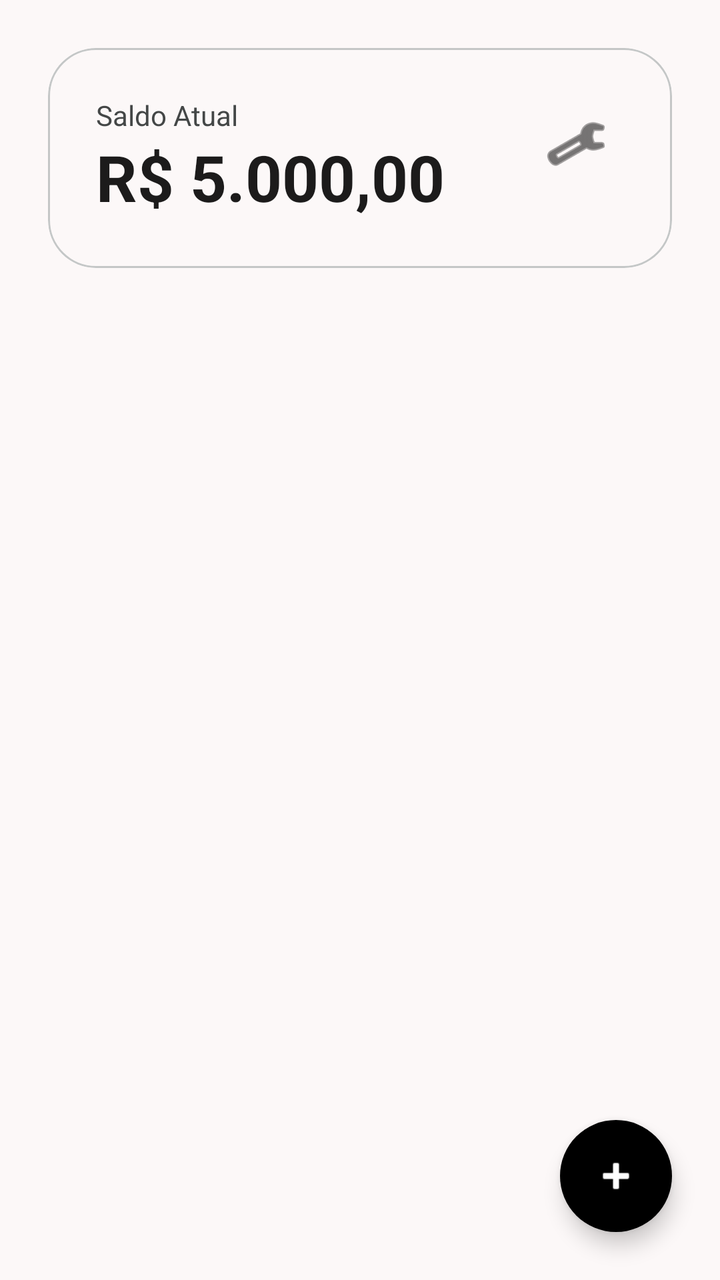
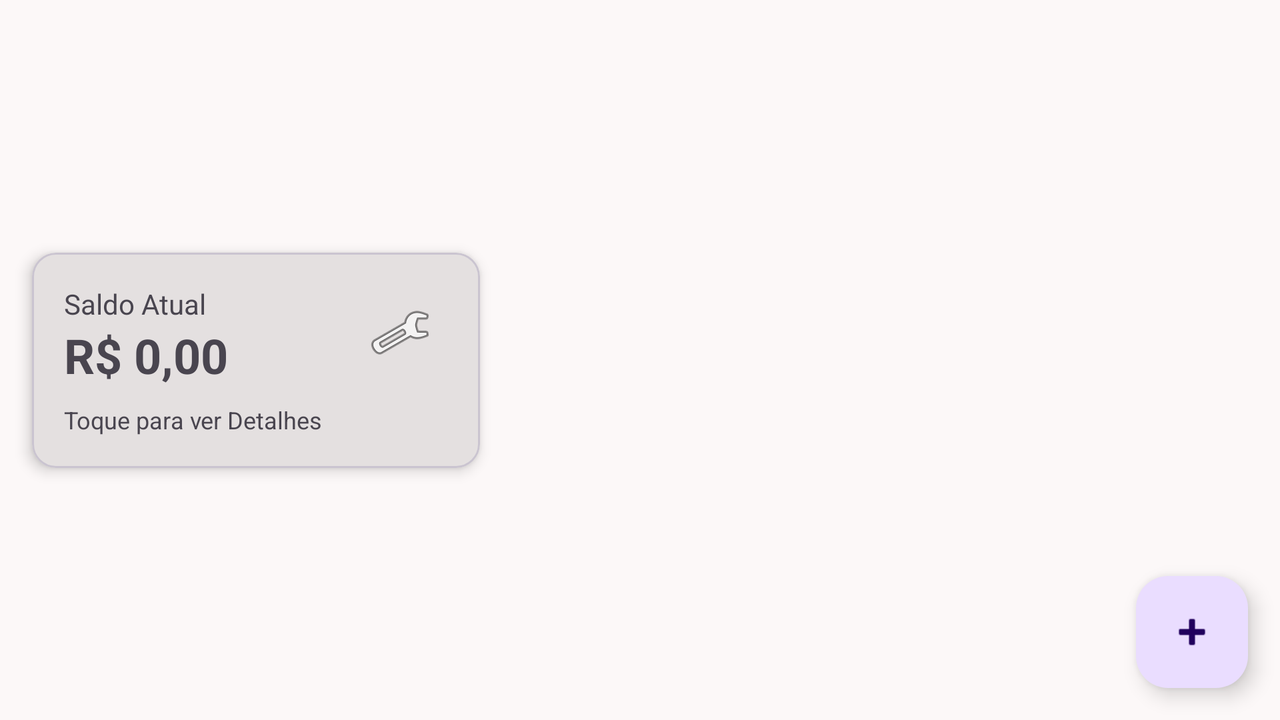

The same Android screen from two of the app's own layout files: first res/layout/ as a phone draws it, then the repository's variant for another configuration, drawn on a device whose configuration selects that folder. Both files follow.
<!-- AndroidManifest.xml: application theme Theme.Financeflow -->
<!-- res/layout/activity_main.xml -->
<?xml version="1.0" encoding="utf-8"?>
<androidx.constraintlayout.widget.ConstraintLayout
    xmlns:android="http://schemas.android.com/apk/res/android"
    xmlns:app="http://schemas.android.com/apk/res-auto"
    xmlns:tools="http://schemas.android.com/tools"
    android:layout_width="match_parent"
    android:layout_height="match_parent"
    android:background="@color/background"
    tools:context=".ui.MainActivity">

    <com.google.android.material.card.MaterialCardView
        android:id="@+id/cardSaldo"
        android:layout_width="match_parent"
        android:layout_height="wrap_content"
        android:layout_margin="24dp"
        app:cardBackgroundColor="@color/surface"
        app:cardCornerRadius="24dp"
        app:cardElevation="0dp"
        app:strokeColor="@color/outline_variant"
        app:strokeWidth="1dp"
        app:layout_constraintTop_toTopOf="parent">

        <androidx.constraintlayout.widget.ConstraintLayout
            android:layout_width="match_parent"
            android:layout_height="wrap_content"
            android:padding="24dp">

            <TextView
                android:id="@+id/tvLabelSaldo"
                android:layout_width="wrap_content"
                android:layout_height="wrap_content"
                android:text="@string/label_current_balance"
                android:textColor="@color/on_surface_variant"
                app:layout_constraintStart_toStartOf="parent"
                app:layout_constraintTop_toTopOf="parent" />

            <TextView
                android:id="@+id/tvSaldo"
                android:layout_width="wrap_content"
                android:layout_height="wrap_content"
                android:textSize="32sp"
                android:textStyle="bold"
                android:textColor="@color/on_surface"
                app:layout_constraintStart_toStartOf="parent"
                app:layout_constraintTop_toBottomOf="@id/tvLabelSaldo"
                tools:text="R$ 5.000,00" />

            <ImageButton
                android:id="@+id/btnSettings"
                android:layout_width="48dp"
                android:layout_height="48dp"
                android:background="?attr/selectableItemBackgroundBorderless"
                android:contentDescription="@string/cd_settings"
                android:src="@android:drawable/ic_menu_preferences"
                app:tint="@color/on_surface"
                app:layout_constraintEnd_toEndOf="parent"
                app:layout_constraintTop_toTopOf="parent" />

        </androidx.constraintlayout.widget.ConstraintLayout>
    </com.google.android.material.card.MaterialCardView>

    <androidx.recyclerview.widget.RecyclerView
        android:id="@+id/rvTransacoes"
        android:layout_width="0dp"
        android:layout_height="0dp"
        android:layout_marginTop="16dp"
        android:clipToPadding="false"
        android:paddingHorizontal="24dp"
        app:layout_constraintBottom_toBottomOf="parent"
        app:layout_constraintEnd_toEndOf="parent"
        app:layout_constraintStart_toStartOf="parent"
        app:layout_constraintTop_toBottomOf="@id/cardSaldo"
        tools:listitem="@layout/item_transacao" />

    <TextView
        android:id="@+id/tvEmptyState"
        android:layout_width="wrap_content"
        android:layout_height="wrap_content"
        android:text="@string/empty_state_message"
        android:textColor="@color/on_surface_variant"
        android:visibility="gone"
        app:layout_constraintBottom_toBottomOf="@id/rvTransacoes"
        app:layout_constraintEnd_toEndOf="@id/rvTransacoes"
        app:layout_constraintStart_toStartOf="@id/rvTransacoes"
        app:layout_constraintTop_toTopOf="@id/rvTransacoes" />

    <com.google.android.material.floatingactionbutton.FloatingActionButton
        android:id="@+id/fabAdicionar"
        android:layout_width="wrap_content"
        android:layout_height="wrap_content"
        android:layout_margin="24dp"
        android:contentDescription="@string/cd_add_transaction"
        android:src="@android:drawable/ic_input_add"
        app:backgroundTint="@color/primary"
        app:tint="@color/on_primary"
        app:shapeAppearanceOverlay="@style/ShapeAppearance.Financeflow.Pill"
        app:layout_constraintBottom_toBottomOf="parent"
        app:layout_constraintEnd_toEndOf="parent" />

</androidx.constraintlayout.widget.ConstraintLayout>
<!-- resources referenced by this layout -->
<resources>
  <color name="background">#FCF8F8</color>
  <color name="on_primary">#FFFFFF</color>
  <color name="on_surface">#1C1B1B</color>
  <color name="on_surface_variant">#444747</color>
  <color name="outline_variant">#C4C7C7</color>
  <color name="primary">#000000</color>
  <color name="surface">#FCF8F8</color>
  <string name="cd_add_transaction">Adicionar transação</string>
  <string name="cd_settings">Configurações</string>
  <string name="empty_state_message">Nenhuma transação encontrada</string>
  <string name="label_current_balance">Saldo Atual</string>
  <style name="ShapeAppearance.Financeflow.Pill" parent="ShapeAppearance.Material3.MediumComponent">
          <item name="cornerFamily">rounded</item>
          <item name="cornerSize">50%</item>
      </style>
  <style name="Theme.Financeflow" parent="Base.Theme.Financeflow" />
  <style name="Base.Theme.Financeflow" parent="Theme.Material3.DayNight.NoActionBar">
          
          <item name="colorPrimary">@color/primary</item>
          <item name="colorOnPrimary">@color/on_primary</item>
          <item name="colorSecondary">@color/secondary</item>
          <item name="colorOnSecondary">@color/on_secondary</item>
  
          
          <item name="android:colorBackground">@color/background</item>
          <item name="colorOnBackground">@color/on_background</item>
          <item name="colorSurface">@color/surface</item>
          <item name="colorOnSurface">@color/on_surface</item>
          <item name="colorSurfaceVariant">@color/surface_variant</item>
          <item name="colorOnSurfaceVariant">@color/on_surface_variant</item>
  
          
          <item name="colorOutline">@color/outline</item>
          <item name="colorError">@color/error</item>
          <item name="colorOnError">@color/on_error</item>
  
          
          <item name="android:statusBarColor">@color/surface</item>
          <item name="android:windowLightStatusBar">true</item>
      </style>
  <color name="secondary">#0050D7</color>
  <color name="on_secondary">#FFFFFF</color>
  <color name="on_background">#1C1B1B</color>
  <color name="surface_variant">#E5E2E1</color>
  <color name="outline">#747878</color>
  <color name="error">#BA1A1A</color>
  <color name="on_error">#FFFFFF</color>
</resources>
<!-- res/layout-land/activity_main.xml (the repository's variant of the layout above) -->
<!-- drawn on the phone turned sideways -->
<?xml version="1.0" encoding="utf-8"?>
<androidx.constraintlayout.widget.ConstraintLayout xmlns:android="http://schemas.android.com/apk/res/android"
    xmlns:app="http://schemas.android.com/apk/res-auto"
    xmlns:tools="http://schemas.android.com/tools"
    android:layout_width="match_parent"
    android:layout_height="match_parent"
    tools:context=".ui.MainActivity">

    
    <com.google.android.material.card.MaterialCardView
        android:id="@+id/cardSaldo"
        android:layout_width="0dp"
        android:layout_height="wrap_content"
        android:layout_margin="16dp"
        app:cardElevation="4dp"
        app:layout_constraintBottom_toBottomOf="parent"
        app:layout_constraintEnd_toStartOf="@+id/guideline"
        app:layout_constraintStart_toStartOf="parent"
        app:layout_constraintTop_toTopOf="parent">

        <androidx.constraintlayout.widget.ConstraintLayout
            android:layout_width="match_parent"
            android:layout_height="wrap_content"
            android:padding="16dp">

            <TextView
                android:id="@+id/tvLabelSaldo"
                android:layout_width="wrap_content"
                android:layout_height="wrap_content"
                android:text="Saldo Atual"
                app:layout_constraintStart_toStartOf="parent"
                app:layout_constraintTop_toTopOf="parent" />

            <TextView
                android:id="@+id/tvSaldo"
                android:layout_width="wrap_content"
                android:layout_height="wrap_content"
                android:text="R$ 0,00"
                android:textSize="24sp"
                android:textStyle="bold"
                app:layout_constraintStart_toStartOf="parent"
                app:layout_constraintTop_toBottomOf="@id/tvLabelSaldo" />

            <TextView
                android:id="@+id/tvDica"
                android:layout_width="wrap_content"
                android:layout_height="wrap_content"
                android:layout_marginTop="8dp"
                android:text="Toque para ver Detalhes"
                android:textSize="12sp"
                android:textColor="?android:attr/textColorSecondary"
                app:layout_constraintStart_toStartOf="parent"
                app:layout_constraintTop_toBottomOf="@id/tvSaldo" />

            <ImageButton
                android:id="@+id/btnSettings"
                android:layout_width="48dp"
                android:layout_height="48dp"
                android:background="?attr/selectableItemBackgroundBorderless"
                android:contentDescription="Configurações"
                android:src="@android:drawable/ic_menu_preferences"
                app:layout_constraintEnd_toEndOf="parent"
                app:layout_constraintTop_toTopOf="parent" />

        </androidx.constraintlayout.widget.ConstraintLayout>
    </com.google.android.material.card.MaterialCardView>

    <androidx.constraintlayout.widget.Guideline
        android:id="@+id/guideline"
        android:layout_width="wrap_content"
        android:layout_height="wrap_content"
        android:orientation="vertical"
        app:layout_constraintGuide_percent="0.4" />

    
    <androidx.recyclerview.widget.RecyclerView
        android:id="@+id/rvTransacoes"
        android:layout_width="0dp"
        android:layout_height="0dp"
        android:layout_marginTop="8dp"
        app:layout_constraintBottom_toBottomOf="parent"
        app:layout_constraintEnd_toEndOf="parent"
        app:layout_constraintStart_toEndOf="@+id/guideline"
        app:layout_constraintTop_toTopOf="parent"
        tools:listitem="@layout/item_transacao" />

    <TextView
        android:id="@+id/tvEmptyState"
        android:layout_width="wrap_content"
        android:layout_height="wrap_content"
        android:text="@string/empty_state_message"
        android:visibility="gone"
        app:layout_constraintBottom_toBottomOf="parent"
        app:layout_constraintEnd_toEndOf="@+id/rvTransacoes"
        app:layout_constraintStart_toStartOf="@+id/rvTransacoes"
        app:layout_constraintTop_toTopOf="parent" />

    <com.google.android.material.floatingactionbutton.FloatingActionButton
        android:id="@+id/fabAdicionar"
        android:layout_width="wrap_content"
        android:layout_height="wrap_content"
        android:layout_margin="16dp"
        android:contentDescription="Adicionar transação"
        android:src="@android:drawable/ic_input_add"
        app:layout_constraintBottom_toBottomOf="parent"
        app:layout_constraintEnd_toEndOf="parent" />

</androidx.constraintlayout.widget.ConstraintLayout>
<!-- resources referenced by the variant -->
<!-- as the phone turned sideways resolves them -->
<resources>
  <string name="empty_state_message">Nenhuma transação encontrada</string>
  <style name="Theme.Financeflow" parent="Base.Theme.Financeflow" />
  <style name="Base.Theme.Financeflow" parent="Theme.Material3.DayNight.NoActionBar">
          
          <item name="colorPrimary">@color/primary</item>
          <item name="colorOnPrimary">@color/on_primary</item>
          <item name="colorSecondary">@color/secondary</item>
          <item name="colorOnSecondary">@color/on_secondary</item>
  
          
          <item name="android:colorBackground">@color/background</item>
          <item name="colorOnBackground">@color/on_background</item>
          <item name="colorSurface">@color/surface</item>
          <item name="colorOnSurface">@color/on_surface</item>
          <item name="colorSurfaceVariant">@color/surface_variant</item>
          <item name="colorOnSurfaceVariant">@color/on_surface_variant</item>
  
          
          <item name="colorOutline">@color/outline</item>
          <item name="colorError">@color/error</item>
          <item name="colorOnError">@color/on_error</item>
  
          
          <item name="android:statusBarColor">@color/surface</item>
          <item name="android:windowLightStatusBar">true</item>
      </style>
  <color name="primary">#000000</color>
  <color name="on_primary">#FFFFFF</color>
  <color name="secondary">#0050D7</color>
  <color name="on_secondary">#FFFFFF</color>
  <color name="background">#FCF8F8</color>
  <color name="on_background">#1C1B1B</color>
  <color name="surface">#FCF8F8</color>
  <color name="on_surface">#1C1B1B</color>
  <color name="surface_variant">#E5E2E1</color>
  <color name="on_surface_variant">#444747</color>
  <color name="outline">#747878</color>
  <color name="error">#BA1A1A</color>
  <color name="on_error">#FFFFFF</color>
</resources>
